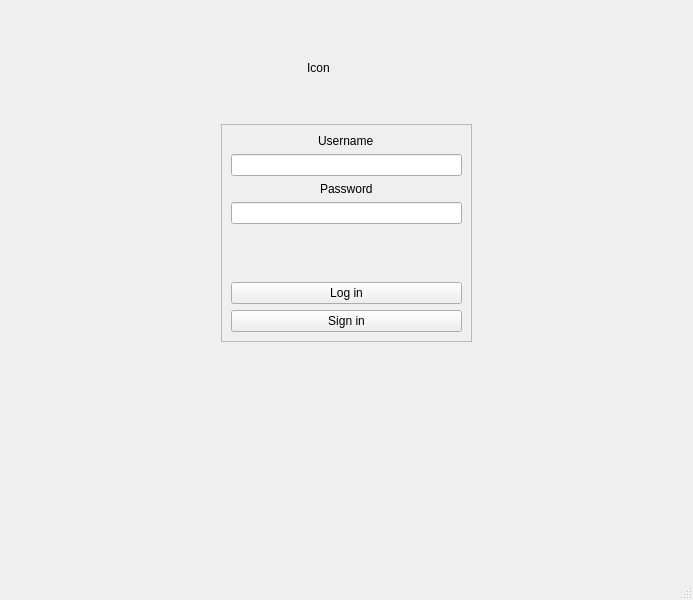
<?xml version="1.0" encoding="UTF-8"?>
<ui version="4.0">
 <class>LoginWindow</class>
 <widget class="QMainWindow" name="LoginWindow">
  <property name="geometry">
   <rect>
    <x>0</x>
    <y>0</y>
    <width>693</width>
    <height>600</height>
   </rect>
  </property>
  <property name="windowTitle">
   <string>Log in</string>
  </property>
  <widget class="QWidget" name="centralwidget">
   <layout class="QGridLayout" name="gridLayout">
    <item row="0" column="0">
     <widget class="QStackedWidget" name="stackedWidget">
      <property name="currentIndex">
       <number>0</number>
      </property>
      <widget class="QWidget" name="page">
       <layout class="QGridLayout" name="gridLayout_2">
        <item row="0" column="3">
         <spacer name="verticalSpacer_3">
          <property name="orientation">
           <enum>Qt::Vertical</enum>
          </property>
          <property name="sizeType">
           <enum>QSizePolicy::Maximum</enum>
          </property>
          <property name="sizeHint" stdset="0">
           <size>
            <width>20</width>
            <height>40</height>
           </size>
          </property>
         </spacer>
        </item>
        <item row="1" column="0">
         <spacer name="horizontalSpacer_3">
          <property name="orientation">
           <enum>Qt::Horizontal</enum>
          </property>
          <property name="sizeHint" stdset="0">
           <size>
            <width>40</width>
            <height>20</height>
           </size>
          </property>
         </spacer>
        </item>
        <item row="1" column="2">
         <widget class="QLabel" name="label_3">
          <property name="text">
           <string>Icon</string>
          </property>
         </widget>
        </item>
        <item row="1" column="4">
         <spacer name="horizontalSpacer_4">
          <property name="orientation">
           <enum>Qt::Horizontal</enum>
          </property>
          <property name="sizeHint" stdset="0">
           <size>
            <width>40</width>
            <height>20</height>
           </size>
          </property>
         </spacer>
        </item>
        <item row="2" column="3">
         <spacer name="verticalSpacer_4">
          <property name="orientation">
           <enum>Qt::Vertical</enum>
          </property>
          <property name="sizeType">
           <enum>QSizePolicy::Maximum</enum>
          </property>
          <property name="sizeHint" stdset="0">
           <size>
            <width>20</width>
            <height>40</height>
           </size>
          </property>
         </spacer>
        </item>
        <item row="3" column="0">
         <spacer name="horizontalSpacer">
          <property name="orientation">
           <enum>Qt::Horizontal</enum>
          </property>
          <property name="sizeHint" stdset="0">
           <size>
            <width>248</width>
            <height>20</height>
           </size>
          </property>
         </spacer>
        </item>
        <item row="3" column="1" colspan="3">
         <widget class="QFrame" name="frame">
          <property name="minimumSize">
           <size>
            <width>251</width>
            <height>0</height>
           </size>
          </property>
          <property name="frameShape">
           <enum>QFrame::StyledPanel</enum>
          </property>
          <property name="frameShadow">
           <enum>QFrame::Raised</enum>
          </property>
          <layout class="QVBoxLayout" name="verticalLayout">
           <item alignment="Qt::AlignHCenter">
            <widget class="QLabel" name="label">
             <property name="text">
              <string>Username</string>
             </property>
            </widget>
           </item>
           <item>
            <widget class="QLineEdit" name="lineEdit"/>
           </item>
           <item alignment="Qt::AlignHCenter">
            <widget class="QLabel" name="label_2">
             <property name="text">
              <string>Password</string>
             </property>
            </widget>
           </item>
           <item>
            <widget class="QLineEdit" name="lineEdit_2"/>
           </item>
           <item>
            <spacer name="verticalSpacer_2">
             <property name="orientation">
              <enum>Qt::Vertical</enum>
             </property>
             <property name="sizeHint" stdset="0">
              <size>
               <width>20</width>
               <height>40</height>
              </size>
             </property>
            </spacer>
           </item>
           <item>
            <widget class="QPushButton" name="pushButton">
             <property name="text">
              <string>Log in</string>
             </property>
            </widget>
           </item>
           <item>
            <widget class="QPushButton" name="pushButton_2">
             <property name="text">
              <string>Sign in</string>
             </property>
            </widget>
           </item>
          </layout>
         </widget>
        </item>
        <item row="3" column="4">
         <spacer name="horizontalSpacer_2">
          <property name="orientation">
           <enum>Qt::Horizontal</enum>
          </property>
          <property name="sizeHint" stdset="0">
           <size>
            <width>247</width>
            <height>20</height>
           </size>
          </property>
         </spacer>
        </item>
        <item row="4" column="1">
         <spacer name="verticalSpacer">
          <property name="orientation">
           <enum>Qt::Vertical</enum>
          </property>
          <property name="sizeHint" stdset="0">
           <size>
            <width>20</width>
            <height>157</height>
           </size>
          </property>
         </spacer>
        </item>
       </layout>
      </widget>
      <widget class="QWidget" name="page_2"/>
     </widget>
    </item>
   </layout>
  </widget>
  <widget class="QMenuBar" name="menubar">
   <property name="geometry">
    <rect>
     <x>0</x>
     <y>0</y>
     <width>693</width>
     <height>22</height>
    </rect>
   </property>
  </widget>
  <widget class="QStatusBar" name="statusbar"/>
 </widget>
 <resources/>
 <connections/>
</ui>
